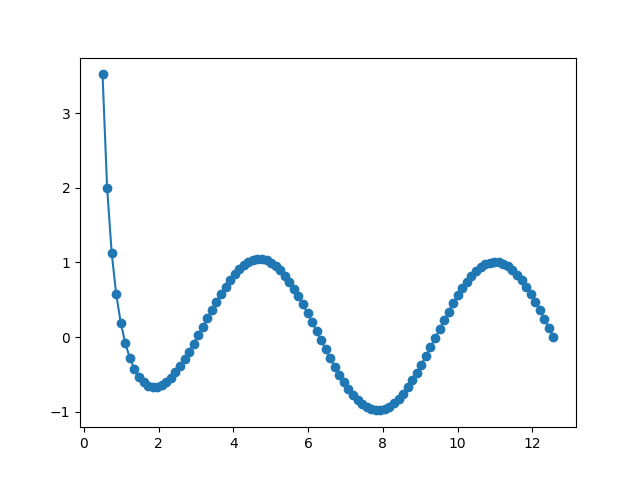

Source code (Python):
#task 1:Bisection Function
import numpy as np
from numpy.polynomial import Polynomial

def f(x):
    # 输入系数，创建多项式函数（或者直接输入函数）
    coef = []  
    while input("Please input the coeffient of the polynomial:"):
        coef.append(input)
    polynomial = Polynomial(coef)
    return polynomial

def main():
    # 二分查找
    left = float(input("The left side:"))
    right = float(input("The right side:"))
    epsilon = float(input("The accuracy:"))
    while f(left)*f(right)>0:
        print("Wrong input.")#这个区间内没有零点或有多个零点
        left = float(input("The left side:"))
        right = float(input("The right side:"))
    mid = (left + right)/2
    while np.abs(f(mid)-0)>epsilon:
        if f(left)*f(mid)<0:
            left = left
            right = mid
        else:
            left = mid
            right = right
        mid = (left + right)/2
    print(mid)
    
    
#task 2:Newton Function
import numpy as np
from numpy.polynomial import Polynomial

def f(x):
    # 通过系数创建多项式函数，或直接输入
    coef = []  
    while input("Please input the coeffient of the polynomial:"):
        coef.append(input)
    polynomial = Polynomial(coef)
    return polynomial

def g(x):
    #对f(x)进行求导
    coef = []  
    while input("Please input the coeffient of the polynomial:"):
        coef.append(input)
    polynomial = Polynomial(coef)
    return polynomial.deriv()


def main():
    # 牛顿迭代
    x0 = float(input("The initial number:"))
    cnt = 0#初始迭代次数
    epsilon = float(input("The accuracy:"))
    while np.abs(f(x0)-0)>epsilon:
        x1 = x0 - f(x0)/g(x0)
        x0 = x1
        cnt = cnt + 1
    print(x0)


#task 3:using root function to solve equation
import numpy as np
from scipy.optimize import root #使用root函数
def func1(x):
    return 2*x - np.tan(x)
sol = root(func1,x0 = -0.2)

def func2(x):
    return np.exp(1+x)-2-x
sol = root(func2,x0 = -2)

import matplotlib.pyplot as plt
from scipy.interpolate import interp1d
x = np.linspace(0.5,4*np.pi,100)
y = x**(-2) - np.sin(x)
plt.scatter(x,y)
f = interp1d(x,y,kind='linear')
x_dense = np.linspace(0.5,4*np.pi,100)
y_dense = f(x_dense)
plt.plot(x_dense,y_dense)
plt.show()#画出图像，得到各个根所在的区间

def func3(x):
    return x**(-2) - np.sin(x)
sol1 = root(func3,x0 = 1.0)
sol2 = root(func3,x0 = 3.0)
sol3 = root(func3,x0 = 6.0)
sol4 = root(func3,x0 = 9.7)
sol5 = root(func3,x0 = 12.1)

#task4:比较收敛速度

import numpy as np
import matplotlib.pyplot as plt
from numpy.polynomial import Polynomial

def f(x):
    return x**2 - 2

def main1():
    #创建两个列表，分别用来储存迭代次数和误差
    x_data1 = []
    y_data1 = []
    time1 = 0
    dis1 = 0
    left = 1.0
    right = 2.0
    final = np.sqrt(2)
    epsilon = np.e**(-10)
    while f(left)*f(right)>0:
        print("Wrong input.")
        left = float(input("The left side:"))
        right = float(input("The right side:"))
    mid = (left + right)/2
    while np.abs(f(mid)-0)>epsilon:
        if f(left)*f(mid)<0:
            left = left
            right = mid
        else:
            left = mid
            right = right
        mid1 = (left + right)/2
        time1 = time1 + 1
        dis1 = mid1 - final
        x_data1.append(time)
        y_data1.append(dis)
    print(mid)
    plt.scatter(x_data1,y_data1)
    plt.show()


import numpy as np
import matplotlib.pyplot as plt
from numpy.polynomial import Polynomial

def f(x):
    return x**2 - 2

def g(x):
    return 2*x 

def main2():
    #创建两个列表，分别用来储存迭代次数和误差
    x_data2 = []
    y_data2 = []
    dis2 = 0
    final = np.sqrt(2)
    x0 = 1.0
    cnt = 0
    epsilon = np.e**(-10)
    while np.abs(f(x0)-0)>epsilon:
        x1 = x0 - f(x0)/g(x0)
        x0 = x1
        cnt = cnt + 1
        dis2 = x0 - final
        x_data2.append(cnt)
        y_data2.append(dis2)
    print(x0)
    plt.scatter(x_data2,y_data2)
    plt.show()
